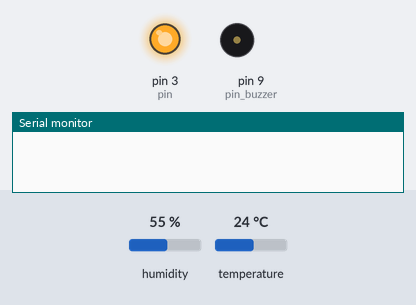
Bench run of a sketch on a simulated Arduino Uno, built with avr-gcc and run on an emulated ATmega328P. Parts: output pins drawn as LEDs (lit = HIGH), buzzer (waves = sounding, pin HIGH), the last lines printed to the serial monitor. Inputs (shaded band) come from the test bench; at power-on: humidity 55 %, temperature 24 °C.

Above: at 0.1 s.
At 20.1 s:
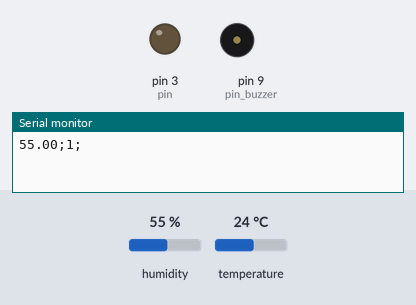
Timing chart, 0 to 21.6 s (numbered marks = the images above):
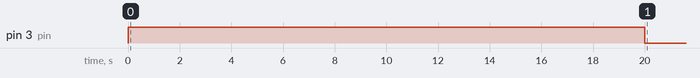

The sketch:

STRE_Umidade_Ambiente.ino
```cpp
#include <DHT.h>      //Inclui a biblioteca do sensor DHT22
#include "Timer.h"    //Inclui a biblioteca do Timer para controle do tempo

DHT dht(5, DHT22);   //Define o pino 5 para o sensor DHT22
int pin = 3;        //Define o pino 3 para o Rele
Timer t;          // Define t para controle do tempo
int pin_buzzer = 9;

void setup() {
  Serial.begin(9600); // Começa o display
  dht.begin(); // Começa o sensor DHT
  pinMode (pin, OUTPUT); // Define a saída do pin 3 (Rele)
  pinMode (pin_buzzer, OUTPUT); // Define a saída do pin 9 para o buzzer
  digitalWrite (pin, HIGH); // definir off o umidificador
  t.every(20000, continuarLeitura); // Chama a função de leitura, ou seja, uma nova execução do sistema
}

void loop() {
  t.update(); // Atualiza a variavel T (Contagem do tempo)
}

float medirUmidade() {  // Função que realiza a média da leitura de 3 umidades do tempo
  float soma = 0;
  soma+= dht.readHumidity();
  soma+= dht.readHumidity();
  soma+= dht.readHumidity();
  return soma/3;
}

void ligarUmidificador (int pin){

  digitalWrite (pin, LOW);

}

void desligarUmidificador (int pin) {

  digitalWrite (pin, HIGH);

}

void ativa_buzzer(){
  int frequencia=440; // frequência correspondente a notá Lá
  tone(pin_buzzer,frequencia);
}

void desativa_buzzer(){
  noTone(pin_buzzer);
}

void continuarLeitura(){

  float umidade = medirUmidade(); // Busca a umidade
  Serial.print(umidade); // Mostra a umidade em %
  Serial.print(";");
  if (isnan(umidade)) {
    desligarUmidificador(pin);
    ativa_buzzer(); // ativa o alerta
    Serial.print(00.0);
    Serial.print(";");
    Serial.print(3);
    Serial.println(";");
  } else {
      desativa_buzzer(); // desativa o alerta
     if  (umidade < 65){
        ligarUmidificador(pin);
        Serial.print(1);
        Serial.println(";");
    } else {
        desligarUmidificador(pin);
        Serial.print(0);
        Serial.println(";");
    }
  }

}
```

Measured:
- by itself, pin 3 (pin): HIGH → LOW at 20.0 s
